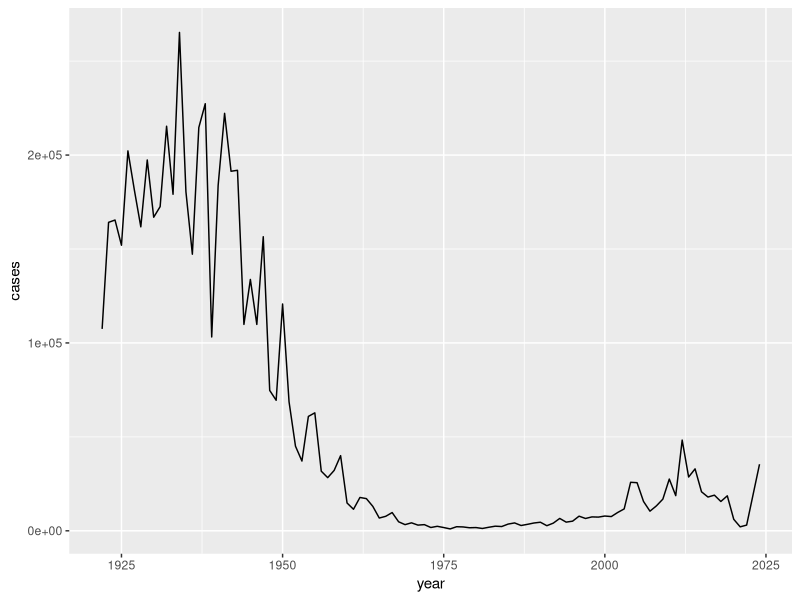
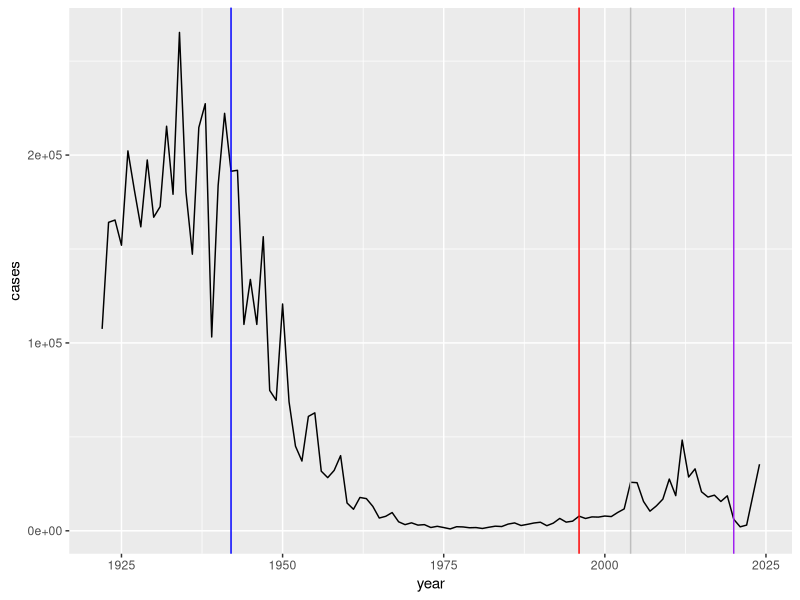

Reproduce these figures in R, in order. (Note: this script raises an error after producing the figures.)
## ---- chunk 1
cdc <- data.frame(
  year = c(
    1922L,
    1923L,
    1924L,
    1925L,
    1926L,
    1927L,
    1928L,
    1929L,
    1930L,
    1931L,
    1932L,
    1933L,
    1934L,
    1935L,
    1936L,
    1937L,
    1938L,
    1939L,
    1940L,
    1941L,
    1942L,
    1943L,
    1944L,
    1945L,
    1946L,
    1947L,
    1948L,
    1949L,
    1950L,
    1951L,
    1952L,
    1953L,
    1954L,
    1955L,
    1956L,
    1957L,
    1958L,
    1959L,
    1960L,
    1961L,
    1962L,
    1963L,
    1964L,
    1965L,
    1966L,
    1967L,
    1968L,
    1969L,
    1970L,
    1971L,
    1972L,
    1973L,
    1974L,
    1975L,
    1976L,
    1977L,
    1978L,
    1979L,
    1980L,
    1981L,
    1982L,
    1983L,
    1984L,
    1985L,
    1986L,
    1987L,
    1988L,
    1989L,
    1990L,
    1991L,
    1992L,
    1993L,
    1994L,
    1995L,
    1996L,
    1997L,
    1998L,
    1999L,
    2000L,
    2001L,
    2002L,
    2003L,
    2004L,
    2005L,
    2006L,
    2007L,
    2008L,
    2009L,
    2010L,
    2011L,
    2012L,
    2013L,
    2014L,
    2015L,
    2016L,
    2017L,
    2018L,
    2019L,
    2020L,
    2021L,
    2022L,
    2024L
  ),
  cases = c(
    107473,
    164191,
    165418,
    152003,
    202210,
    181411,
    161799,
    197371,
    166914,
    172559,
    215343,
    179135,
    265269,
    180518,
    147237,
    214652,
    227319,
    103188,
    183866,
    222202,
    191383,
    191890,
    109873,
    133792,
    109860,
    156517,
    74715,
    69479,
    120718,
    68687,
    45030,
    37129,
    60886,
    62786,
    31732,
    28295,
    32148,
    40005,
    14809,
    11468,
    17749,
    17135,
    13005,
    6799,
    7717,
    9718,
    4810,
    3285,
    4249,
    3036,
    3287,
    1759,
    2402,
    1738,
    1010,
    2177,
    2063,
    1623,
    1730,
    1248,
    1895,
    2463,
    2276,
    3589,
    4195,
    2823,
    3450,
    4157,
    4570,
    2719,
    4083,
    6586,
    4617,
    5137,
    7796,
    6564,
    7405,
    7298,
    7867,
    7580,
    9771,
    11647,
    25827,
    25616,
    15632,
    10454,
    13278,
    16858,
    27550,
    18719,
    48277,
    28639,
    32971,
    20762,
    17972,
    18975,
    15609,
    18617,
    6124,
    2116,
    3044,
    35435
  )
       )
## ---- chunk 2
head(cdc)
## ---- chunk 3
library(ggplot2)
ggplot(cdc) +
  aes(x = year, y = cases) +
  geom_line()
## ---- chunk 4
ggplot(cdc) +
  aes(x = year, y = cases) +
  geom_line() +
  geom_vline(xintercept = 1942, col = "blue") +
  geom_vline(xintercept = 1996, col = "red") +
  geom_vline(xintercept = 2020, col = "purple") +
  geom_vline(xintercept = 2004, col = "grey")
## ---- chunk 5
library(jsonlite)

subject <- read_json("http://cmi-pb.org/api/v5_1/subject", simplifyVector = TRUE)

head(subject)
## ---- chunk 6
nrow(subject)
## ---- chunk 7
table(subject$infancy_vac)
## ---- chunk 8
table(subject$biological_sex)
## ---- chunk 9
table(subject$rac, subject$biological_sex)
## ---- chunk 10
specimen <- read_json("http://cmi-pb.org/api/v5_1/specimen", simplifyVector = TRUE)

ab_titer <- read_json("http://cmi-pb.org/api/v5_1/plasma_ab_titer", simplifyVector = TRUE)
## ---- chunk 11
head(specimen)
## ---- chunk 12
head(ab_titer)
## ---- chunk 13
library(dplyr)
meta <- inner_join(subject, specimen)
head(meta)
## ---- chunk 14
ab_data <-  inner_join(meta, ab_titer)
head(ab_data)
## ---- chunk 15
table(ab_data$isotype)
## ---- chunk 16
table(ab_data$antigen)
## ---- chunk 17
dim(ab_data)
## ---- chunk 18
ggplot(ab_data) +
  aes(MFI, antigen) +
  geom_boxplot()
## ---- chunk 19
ggplot(ab_data) +
  aes(MFI, antigen, col = infancy_vac) +
  geom_boxplot()
## ---- chunk 20
ggplot(ab_data) +
  aes(MFI, antigen) +
  geom_boxplot() +
  facet_wrap(~infancy_vac)
## ---- chunk 21
ggplot(ab_data) +
  aes(MFI_normalised, antigen, col = infancy_vac) +
  geom_boxplot()
## ---- chunk 22
igg <- ab_data |>
        filter(isotype=="IgG")
## ---- chunk 23
ggplot(igg) +
  aes(MFI_normalised, antigen, col = infancy_vac) +
  geom_boxplot()
## ---- chunk 24
head(igg)
## ---- chunk 25
ggplot(igg) +
  aes(MFI_normalised, antigen, col = infancy_vac) +
  geom_boxplot() +
  facet_wrap(~visit)
## ---- chunk 26
pt_igg <- ab_data |>
        filter(isotype=="IgG", antigen=="PT", dataset=="2021_dataset")
## ---- chunk 27
ggplot(pt_igg) +
  aes(actual_day_relative_to_boost, MFI_normalised, col = infancy_vac, group = subject_id) +
  geom_point() +
  geom_line() +
  geom_vline(xintercept = 14) +
  geom_vline(xintercept = 0) +
  labs(title="IgG PT Levels", x="Days relative to boost", y="MFI (normalised")
## ---- chunk 28
ggplot(pt_igg) +
  aes(actual_day_relative_to_boost, MFI_normalised, col = infancy_vac, group = subject_id) +
  geom_point() +
  geom_line() +
  geom_vline(xintercept = 14) +
  geom_vline(xintercept = 0) +
  geom_smooth(method = "lm", se = FALSE)
  labs(title="IgG PT Levels", x="Days relative to boost", y="MFI (normalised")
## ---- chunk 29
ggplot(pt_igg) +
  aes(MFI_normalised, col = infancy_vac) +
  geom_boxplot() +
  facet_wrap(~visit)

## ---- chunk 30
ggplot(pt_igg) +
  aes(MFI_normalised, col = infancy_vac) +
  geom_boxplot() +
  facet_wrap(~actual_day_relative_to_boost)
## ---- chunk 31
library(lubridate)
## ---- chunk 32
today() - mdy("12-12-1997")
## ---- chunk 33
time_length(today() - mdy("12-12-1997"), "years")
## ---- chunk 34
subject$age <- time_length(today() - ymd(subject$year_of_birth), "years")
## ---- chunk 35

ggplot(subject) +
  aes(age, fill = infancy_vac) +
  geom_histogram() + 
  facet_wrap(~infancy_vac, ncol = 1)
